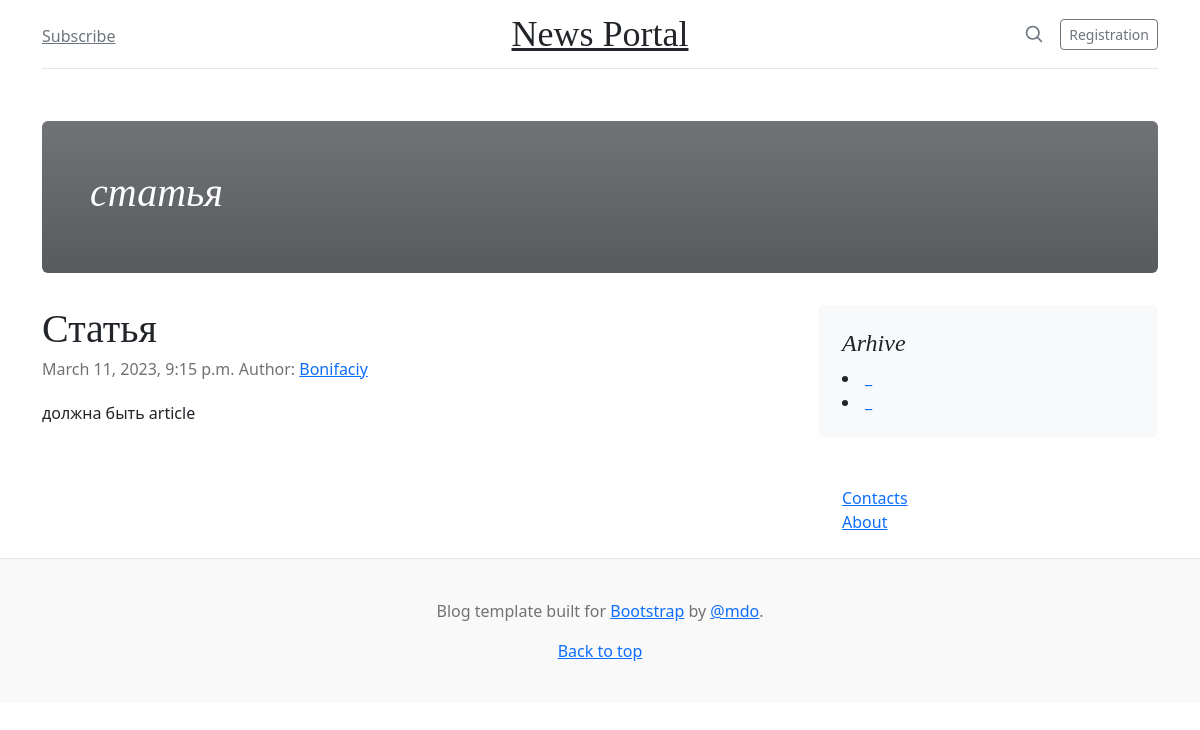
Page /news/11 on the earlier database version.
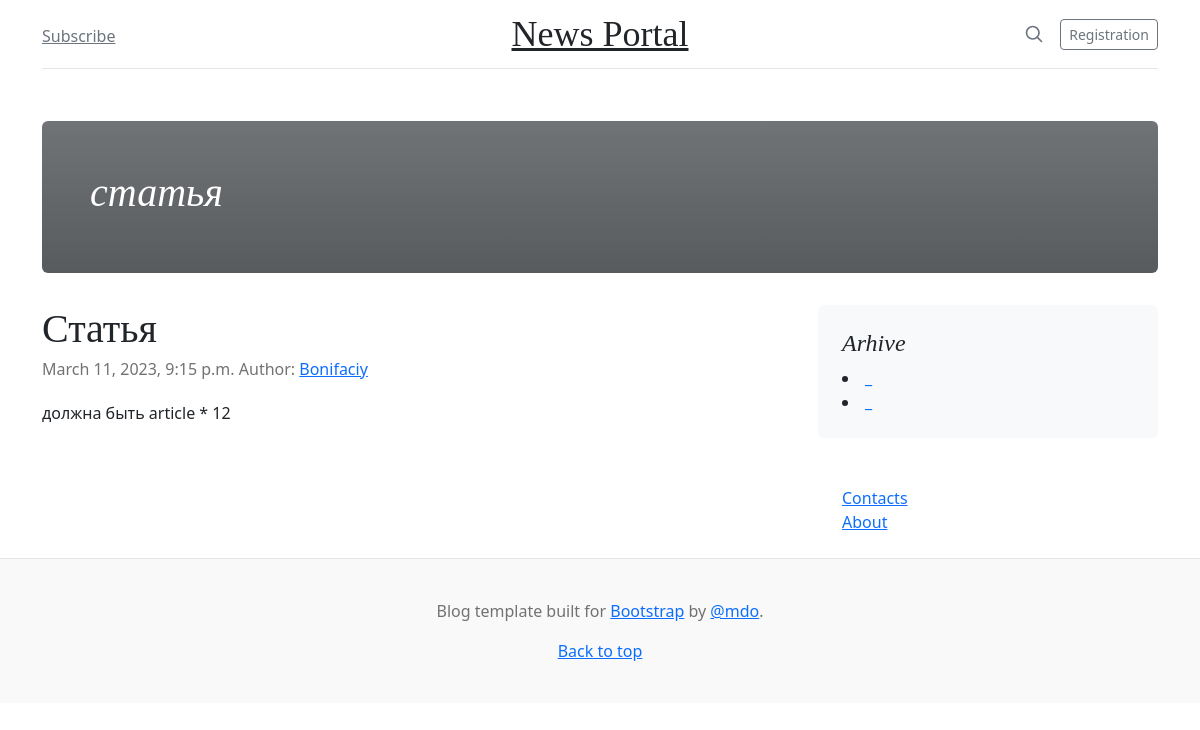
Same page on the later database version.
### newsapp/models.py (models this page shows, shortened)
class Post(models.Model):
    article = 'AR'
    news = 'NE'
    TYPE = ((article, 'статья'), (news, 'новость'))
    type = models.CharField(max_length=2, choices=TYPE, default=news)
    post_date = models.DateTimeField(auto_now_add=True)
    title = models.CharField(max_length=128)
    post_text = models.TextField()
    post_rate = models.IntegerField(default=0)
    author = models.ForeignKey(Author, on_delete=models.CASCADE)
    category = models.ManyToManyField(Category, through='PostCategory')

class Author(models.Model):
    author_rate = models.SmallIntegerField(default=0)
    user = models.OneToOneField(User, on_delete=models.CASCADE)
    def __str__(self):
        return f"{self.user}"

### newsapp/views.py (the view)
# urls.py: path('news/<int:pk>', PostDetail.as_view(), name='post'),
class PostDetail(DetailView):
    model = Post
    template_name = 'post.html'
    context_object_name = 'post'

### newsapp/templatetags/filters.py (called while the page is built)
@register.filter()
def censor(text):
    if type(text) is not str:
        raise TypeError(f"фильтр не может принять  {type(text)}, только <str>")
    for word in BAD_WORDS:
        if word in text:
            text = text.replace(word, (word[0] + ("*" * (len(word) - 1))))
    return text

### templates/post.html (shortened to what this page needs)
{% extends 'flatpages/default.html' %}
{% load filters %}
{% block amount2 %}
    <h1 class="fst-italic h1 me-auto">{{ post.get_type_display }}</h1>
{% endblock amount2 %}
{% block content %}
 <h2 class="blog-post-title mb-1">{{ post.title |censor }}</h2>
        <p class="blog-post-meta">{{ post.post_date }} Author: <a href="#">{{post.author}}</a></p>
        <p> {{post.post_text |censor }} </p>
{% endblock content %}

Differences in the rows shown:
changed Post "статья": post_text|censor "должна быть article" → "должна быть article * 12"
